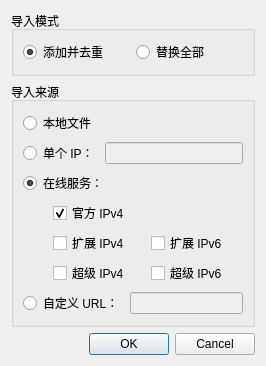
<?xml version="1.0" encoding="UTF-8"?>
<ui version="4.0">
 <class>Dialog</class>
 <widget class="QDialog" name="Dialog">
  <property name="geometry">
   <rect>
    <x>0</x>
    <y>0</y>
    <width>266</width>
    <height>326</height>
   </rect>
  </property>
  <property name="windowTitle">
   <string>导入选项</string>
  </property>
  <layout class="QVBoxLayout" name="verticalLayout">
   <item>
    <widget class="QGroupBox" name="groupBox_Mode">
     <property name="title">
      <string>导入模式</string>
     </property>
     <layout class="QHBoxLayout" name="horizontalLayout">
      <item>
       <widget class="QRadioButton" name="radioAppend">
        <property name="text">
         <string>添加并去重</string>
        </property>
        <property name="checked">
         <bool>true</bool>
        </property>
       </widget>
      </item>
      <item>
       <widget class="QRadioButton" name="radioReplace">
        <property name="text">
         <string>替换全部</string>
        </property>
       </widget>
      </item>
     </layout>
    </widget>
   </item>
   <item>
    <widget class="QGroupBox" name="groupBox_Source">
     <property name="sizePolicy">
      <sizepolicy hsizetype="Preferred" vsizetype="Expanding">
       <horstretch>0</horstretch>
       <verstretch>0</verstretch>
      </sizepolicy>
     </property>
     <property name="title">
      <string>导入来源</string>
     </property>
     <layout class="QVBoxLayout" name="verticalLayout_2">
      <item>
       <widget class="QRadioButton" name="radioLocalFile">
        <property name="text">
         <string>本地文件</string>
        </property>
       </widget>
      </item>
      <item>
       <layout class="QHBoxLayout" name="horizontalLayout_2">
        <item>
         <widget class="QRadioButton" name="radioSingleIP">
          <property name="text">
           <string>单个 IP：</string>
          </property>
         </widget>
        </item>
        <item>
         <widget class="QLineEdit" name="singleIPEdit">
          <property name="enabled">
           <bool>false</bool>
          </property>
         </widget>
        </item>
       </layout>
      </item>
      <item>
       <widget class="QRadioButton" name="radioOnline">
        <property name="text">
         <string>在线服务：</string>
        </property>
        <property name="checked">
         <bool>true</bool>
        </property>
       </widget>
      </item>
      <item>
       <layout class="QGridLayout" name="gridLayout">
        <property name="leftMargin">
         <number>30</number>
        </property>
        <item row="0" column="0">
         <widget class="QCheckBox" name="chkBox_off4">
          <property name="toolTip">
           <string>官方 IPv4 地址库，约 1000 条 IP。</string>
          </property>
          <property name="text">
           <string>官方 IPv4</string>
          </property>
          <property name="checked">
           <bool>true</bool>
          </property>
         </widget>
        </item>
        <item row="1" column="0">
         <widget class="QCheckBox" name="chkBox_ext4">
          <property name="toolTip">
           <string>扩展 IPv4 地址库</string>
          </property>
          <property name="text">
           <string>扩展 IPv4</string>
          </property>
         </widget>
        </item>
        <item row="1" column="1">
         <widget class="QCheckBox" name="chkBox_ext6">
          <property name="toolTip">
           <string>(不推荐) 扩展 IPv6 地址库</string>
          </property>
          <property name="text">
           <string>扩展 IPv6</string>
          </property>
         </widget>
        </item>
        <item row="2" column="0">
         <widget class="QCheckBox" name="chkBox_full4">
          <property name="toolTip">
           <string>超级 IPv4 地址库，约 23000 条 IP。</string>
          </property>
          <property name="text">
           <string>超级 IPv4</string>
          </property>
         </widget>
        </item>
        <item row="2" column="1">
         <widget class="QCheckBox" name="chkBox_full6">
          <property name="toolTip">
           <string>(不推荐) 超级 IPv6 地址库，约 22000 条 IP。</string>
          </property>
          <property name="text">
           <string>超级 IPv6</string>
          </property>
         </widget>
        </item>
       </layout>
      </item>
      <item>
       <layout class="QHBoxLayout" name="horizontalLayout_3">
        <item>
         <widget class="QRadioButton" name="radioCustomURL">
          <property name="text">
           <string>自定义 URL：</string>
          </property>
         </widget>
        </item>
        <item>
         <widget class="QLineEdit" name="customURLEdit">
          <property name="enabled">
           <bool>false</bool>
          </property>
         </widget>
        </item>
       </layout>
      </item>
     </layout>
    </widget>
   </item>
   <item>
    <widget class="QDialogButtonBox" name="buttonBox">
     <property name="orientation">
      <enum>Qt::Horizontal</enum>
     </property>
     <property name="standardButtons">
      <set>QDialogButtonBox::Cancel|QDialogButtonBox::Ok</set>
     </property>
    </widget>
   </item>
  </layout>
 </widget>
 <resources/>
 <connections>
  <connection>
   <sender>buttonBox</sender>
   <signal>accepted()</signal>
   <receiver>Dialog</receiver>
   <slot>accept()</slot>
   <hints>
    <hint type="sourcelabel">
     <x>248</x>
     <y>254</y>
    </hint>
    <hint type="destinationlabel">
     <x>157</x>
     <y>274</y>
    </hint>
   </hints>
  </connection>
  <connection>
   <sender>buttonBox</sender>
   <signal>rejected()</signal>
   <receiver>Dialog</receiver>
   <slot>reject()</slot>
   <hints>
    <hint type="sourcelabel">
     <x>316</x>
     <y>260</y>
    </hint>
    <hint type="destinationlabel">
     <x>286</x>
     <y>274</y>
    </hint>
   </hints>
  </connection>
  <connection>
   <sender>radioOnline</sender>
   <signal>toggled(bool)</signal>
   <receiver>chkBox_off4</receiver>
   <slot>setEnabled(bool)</slot>
   <hints>
    <hint type="sourcelabel">
     <x>126</x>
     <y>158</y>
    </hint>
    <hint type="destinationlabel">
     <x>141</x>
     <y>185</y>
    </hint>
   </hints>
  </connection>
  <connection>
   <sender>radioOnline</sender>
   <signal>toggled(bool)</signal>
   <receiver>chkBox_ext4</receiver>
   <slot>setEnabled(bool)</slot>
   <hints>
    <hint type="sourcelabel">
     <x>126</x>
     <y>158</y>
    </hint>
    <hint type="destinationlabel">
     <x>141</x>
     <y>211</y>
    </hint>
   </hints>
  </connection>
  <connection>
   <sender>radioOnline</sender>
   <signal>toggled(bool)</signal>
   <receiver>chkBox_ext6</receiver>
   <slot>setEnabled(bool)</slot>
   <hints>
    <hint type="sourcelabel">
     <x>126</x>
     <y>158</y>
    </hint>
    <hint type="destinationlabel">
     <x>141</x>
     <y>237</y>
    </hint>
   </hints>
  </connection>
  <connection>
   <sender>radioOnline</sender>
   <signal>toggled(bool)</signal>
   <receiver>chkBox_full4</receiver>
   <slot>setEnabled(bool)</slot>
   <hints>
    <hint type="sourcelabel">
     <x>132</x>
     <y>158</y>
    </hint>
    <hint type="destinationlabel">
     <x>96</x>
     <y>237</y>
    </hint>
   </hints>
  </connection>
  <connection>
   <sender>radioOnline</sender>
   <signal>toggled(bool)</signal>
   <receiver>chkBox_full6</receiver>
   <slot>setEnabled(bool)</slot>
   <hints>
    <hint type="sourcelabel">
     <x>132</x>
     <y>158</y>
    </hint>
    <hint type="destinationlabel">
     <x>198</x>
     <y>237</y>
    </hint>
   </hints>
  </connection>
  <connection>
   <sender>radioSingleIP</sender>
   <signal>toggled(bool)</signal>
   <receiver>singleIPEdit</receiver>
   <slot>setEnabled(bool)</slot>
   <hints>
    <hint type="sourcelabel">
     <x>56</x>
     <y>131</y>
    </hint>
    <hint type="destinationlabel">
     <x>172</x>
     <y>131</y>
    </hint>
   </hints>
  </connection>
  <connection>
   <sender>radioCustomURL</sender>
   <signal>toggled(bool)</signal>
   <receiver>customURLEdit</receiver>
   <slot>setEnabled(bool)</slot>
   <hints>
    <hint type="sourcelabel">
     <x>68</x>
     <y>265</y>
    </hint>
    <hint type="destinationlabel">
     <x>184</x>
     <y>265</y>
    </hint>
   </hints>
  </connection>
 </connections>
</ui>
